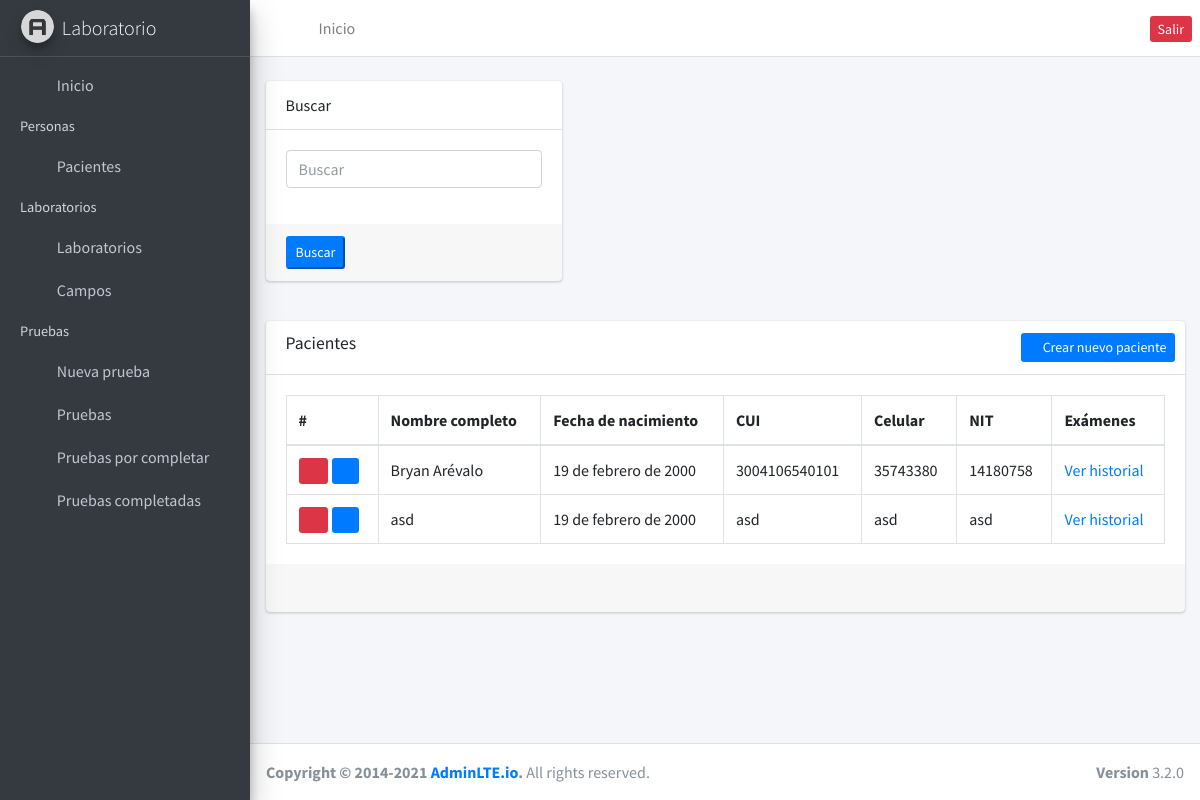
The app's page /clients/ (signed in), older data.
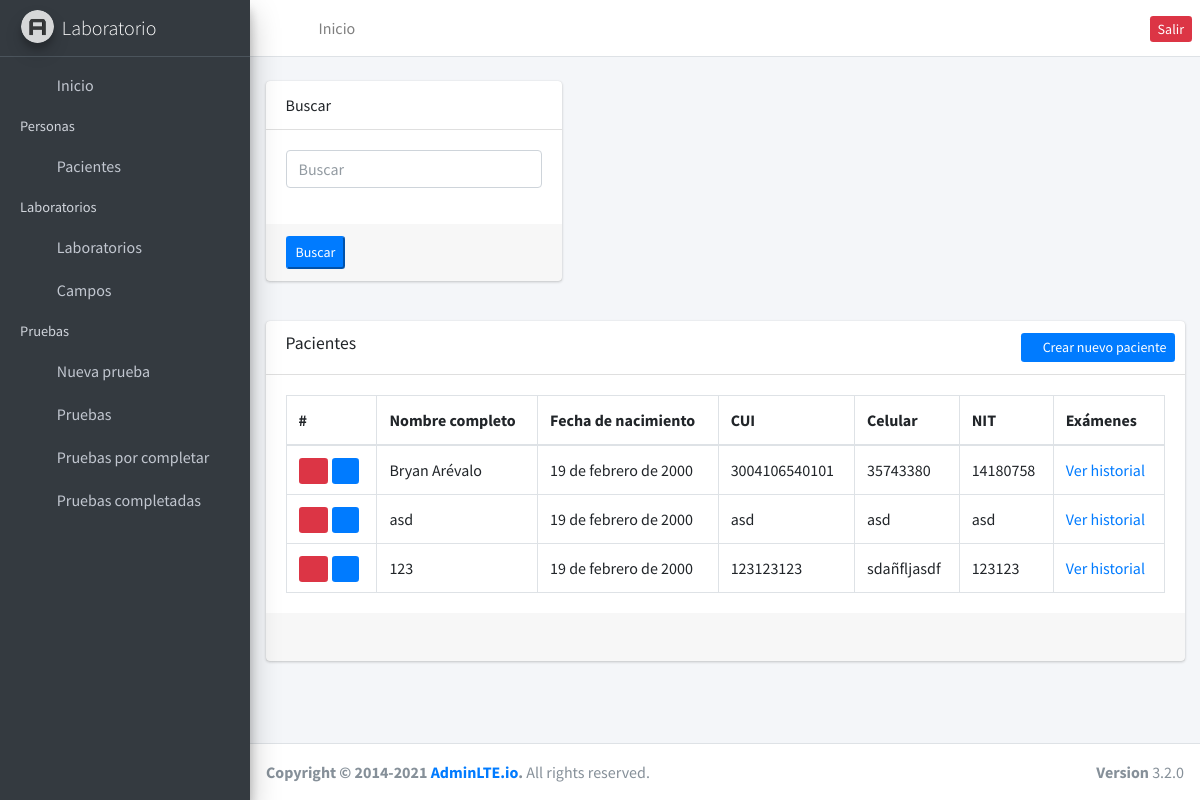
The same page, newer data.
### clientes/models.py (models this page shows, shortened)
class Clients(models.Model):
    name = models.CharField(max_length=255, default='N/A', null=False)
    birth = models.DateField(default=datetime.date.today, auto_now=False)
    phone = models.CharField(max_length=15, null=True)
    dpi = models.CharField(max_length=20, null=False, default='N/A')
    email = models.EmailField(default='n/a', null=False)
    sex = models.IntegerField(default=1)
    nit = models.CharField(max_length=20, default='N/A')
    created_at = models.DateField(auto_now=True)

### clientes/views.py (the view)
# urls.py: path('', clients, name='clients'),
@login_required
def clients(request):
    clients = []
    search = ''
    if request.method == 'POST':
        search = request.POST.get('search')
        clients = Clients.objects.filter(name__contains=search)
    else:
        clients = Clients.objects.all()
    page = request.GET.get('page', 1)
    try:
        paginator = Paginator(clients, 10)
        clients = paginator.page(page)
    except:
        return redirect('/clients')
    context = {'entity': clients, 'paginator': paginator, 'search': search}
    return render(request, 'clientes.html', context)

### clientes/templates/clientes.html (shortened to what this page needs)
{% extends "base.html" %} {% block content %}
<div class="row">
  <div class="col-md-4">
    <form class="card" method="POST">
      <div class="card-header">Buscar</div>
      <div class="card-body">
        <div class="form-group">
          <input type="text" class="form-control" name="search" placeholder="Buscar" value="{{ search }}" />
        </div>
      </div>
      <div class="card-footer">
        <div class="row">
          <div class="col-md-6">
            <input type="submit" class="btn-sm btn-primary" value="Buscar" />
          </div>
        </div>
      </div>
    </form>
  </div>
</div>
<div class="card mt-4">
  <div class="card-header">
    <h3 class="card-title">Pacientes</h3>
    <div class="card-tools">
      <a href="{% url 'new_client' %}" class="btn-sm btn-primary btn-block">
        <i class="fas fa-plus"></i>
        Crear nuevo paciente
      </a>
    </div>
  </div>
  <div class="card-body">
    <table class="table table-bordered">
      <thead>
        <tr>
          <th>#</th>
          <th>Nombre completo</th>
          <th>Fecha de nacimiento</th>
          <th>CUI</th>
          <th>Celular</th>
          <th>NIT</th>
          <th>Exámenes</th>
        </tr>
      </thead>
      <tbody>
        {% for client in entity %}
        <tr>
          <td>
            <a href="{% url 'remove_client' id=client.id %}" class="btn-sm btn-danger mr-1">
              <i class="fa fa-trash"></i>
            </a>
            <a href="{% url 'edit_client' id=client.id %}" class="btn-sm btn-primary">
              <i class="fa fa-edit"></i>
            </a>
          </td>
          <td>{{ client.name }}</td>
          <td>{{ client.birth }}</td>
          <td>{{ client.dpi }}</td>
          <td>{{ client.phone }}</td>
          <td>{{ client.nit }}</td>
          <td><a href="{% url 'patient_history' id=client.id %}">Ver historial</a></td>
        </tr>
        {% endfor %}
      </tbody>
    </table>
  </div>
  <div class="card-footer clearfix">{% include 'paginator.html' %}</div>
  <div class="card-footer clearfix"></div>
</div>
{% endblock %}

Row changes from the older to the newer data that the page shows:
added Clients: name "123", birth "19 de febrero de 2000", dpi "123123123", phone "sdañfljasdf", nit "123123"
